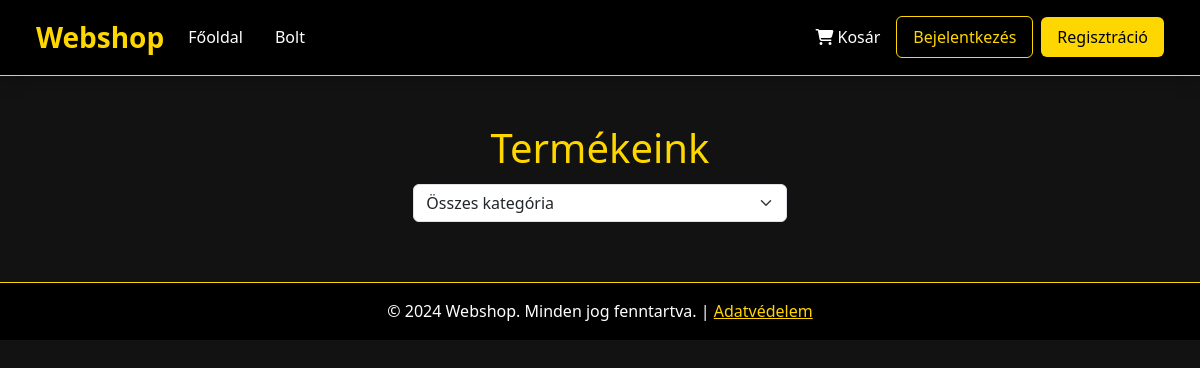
Page /front/shop.php on the earlier database version.
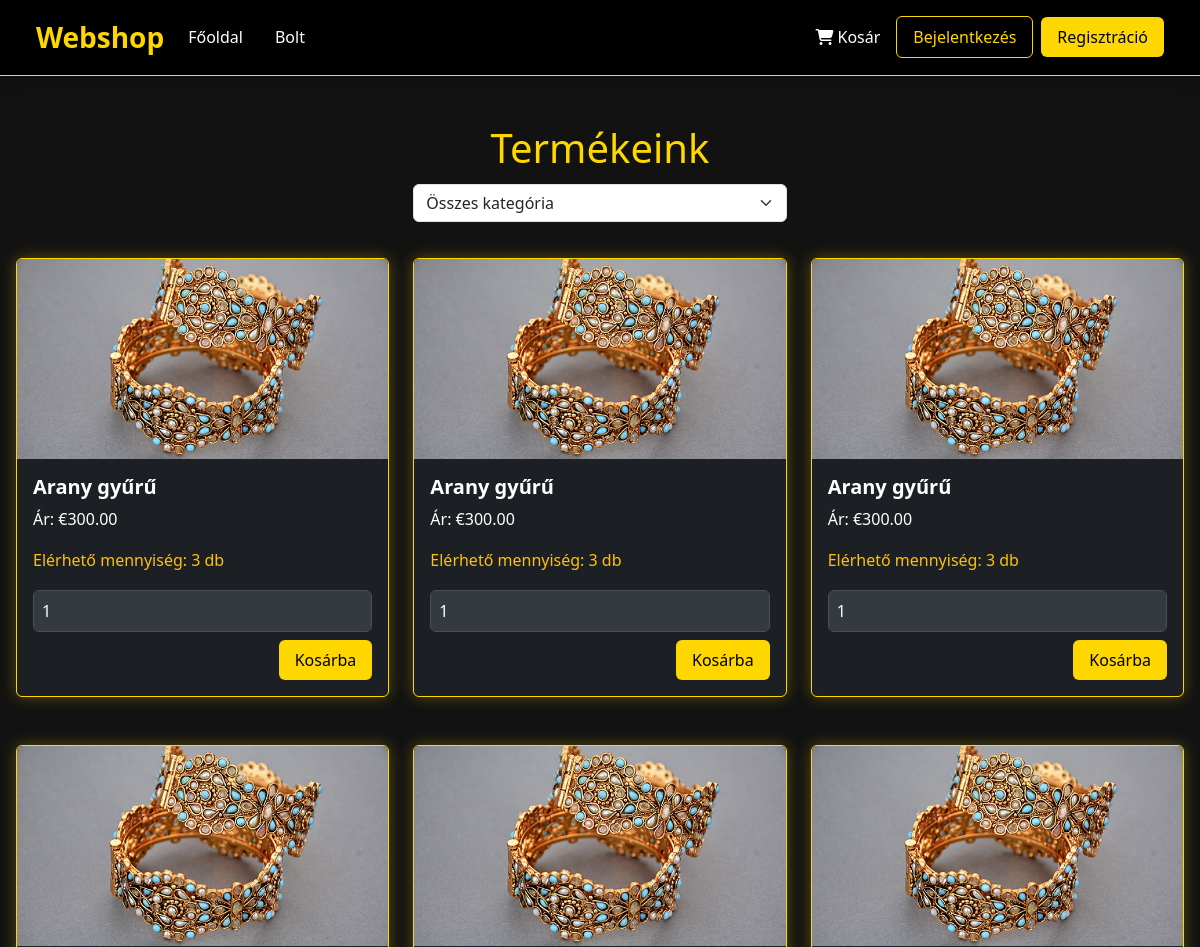
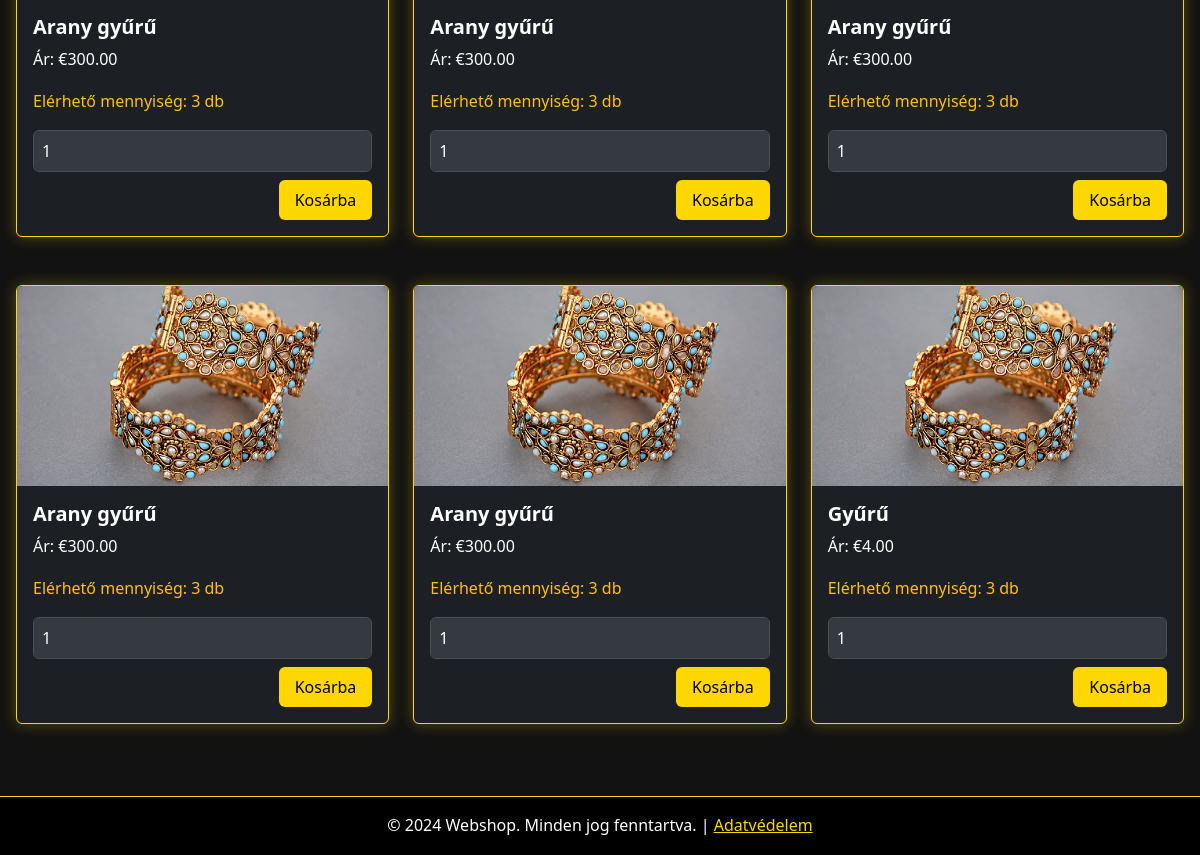
Same page on the later database version (2 pictures, top to bottom).
### tables this page shows
CREATE TABLE `product` (
  `id` bigint(20) UNSIGNED NOT NULL,
  `name` varchar(255) DEFAULT NULL,
  `price` decimal(10,2) DEFAULT NULL,
  `quantity` int(11) NOT NULL,
  `category` varchar(64) DEFAULT NULL,
  `img_path` varchar(255) DEFAULT NULL
);

### backend/manage_shop.php (called while the page is built, shortened)
<?php
require_once '../backend/modell/webshop.php';
$category_id = isset($_GET['category_id']) && $_GET['category_id'] !== ''
    ? intval($_GET['category_id'])
    : null;
if ($category_id) {
    $stmt = $pdo->prepare("
        SELECT p.*, c.name AS category_name
        FROM product p
        LEFT JOIN categories c ON p.category_id = c.id
        WHERE p.category_id = :category_id
    ");
    $stmt->execute(['category_id' => $category_id]);
} else {
    $stmt = $pdo->query("
        SELECT p.*, c.name AS category_name
        FROM product p
        LEFT JOIN categories c ON p.category_id = c.id
    ");
}
$products = $stmt->fetchAll(PDO::FETCH_ASSOC);
?>

### front/shop.php (the view, shortened to what this page needs)
<?php
include_once "../backend/manage_shop.php";
?>
<!DOCTYPE html>
<html lang="hu">
<head>
    <link href="https://cdn.jsdelivr.net/npm/bootstrap@5.3.0-alpha3/dist/css/bootstrap.min.css" rel="stylesheet">
    <link href="https://cdnjs.cloudflare.com/ajax/libs/bootstrap-icons/1.10.5/font/bootstrap-icons.min.css" rel="stylesheet">
    <link rel="stylesheet" href="shop.css">
    <link rel="stylesheet" href="index.css">
</head>
<body style="background-color: #121212; color: #fff;">
<nav class="navbar navbar-expand-lg navbar-dark bg-black border-bottom border-gold shadow">
    <div class="container">
        <a class="navbar-brand text-gold" href="../front/index.php">Webshop</a>
        <div class="collapse navbar-collapse" id="navbarNav">
            <ul class="navbar-nav me-auto">
                <li class="nav-item"><a class="nav-link" href="../front/index.php">Főoldal</a></li>
                <li class="nav-item"><a class="nav-link" href="../front/shop.php">Bolt</a></li>
            </ul>
            <div class="d-flex align-items-center">
                <a href="../front/cart.php" class="d-flex align-items-center me-3 text-decoration-none text-gold">
                    <i class="fas fa-shopping-cart text-white me-1"></i>
                    <span class="text-white">Kosár</span>
                </a>
                <?php if (isset($_SESSION['user_id'])): ?>
                    <a href="../backend/logout.php" class="btn btn-outline-gold me-2">Kijelentkezés</a>
                <?php else: ?>
                    <a href="../front/logIn.php" class="btn btn-outline-gold me-2">Bejelentkezés</a>
                    <a href="../front/register.php" class="btn btn-gold">Regisztráció</a>
                <?php endif; ?>
            </div>
        </div>
    </div>
</nav>
<section class="py-5">
    <div class="container">
        <h1 class="text-center mb-4 text-gold">Termékeink</h1>
        <div class="row">
            <form method="GET" class="mb-4">
                <div class="row">
                    <div class="col-md-4 mx-auto">
                        <select name="category_id" class="form-select" onchange="this.form.submit()">
                            <option value="">Összes kategória</option>
                        </select>
                    </div>
                </div>
            </form>
            <?php foreach ($products as $product): ?>
                <div class="col-md-4 mb-4">
                    <div class="card">
                        <img src="<?= htmlspecialchars($product['img_path']) ?>" class="card-img-top" alt="<?= htmlspecialchars($product['name']) ?>">
                        <div class="card-body">
                            <h5 class="card-title"><?= htmlspecialchars($product['name']) ?></h5>
                            <p class="card-text">Ár: €<?= number_format($product['price'], 2) ?></p>
                            <?php if ($product['quantity'] > 0): ?>
                                <p class="text-warning">Elérhető mennyiség: <?= $product['quantity'] ?> db</p>
                                <form method="POST" action="">
                                    <input type="number" name="quantity" value="1" min="1" max="<?= $product['quantity'] ?>" class="form-control mb-2">
                                    <button type="submit" name="add_to_cart" class="btn btn-gold">Kosárba</button>
                                </form>
                            <?php else: ?>
                                <p class="text-danger">Jelenleg nem elérhető</p>
                            <?php endif; ?>
                        </div>
                    </div>
                </div>
            <?php endforeach; ?>
        </div>
    </div>
</section>
<footer class="py-3 bg-black text-center border-top border-gold">
    <p class="mb-0">&copy; 2024 Webshop. Minden jog fenntartva. | <a href="#" class="text-gold">Adatvédelem</a></p>
</footer>
</body>
</html>

Differences in the rows shown:
added product: img_path (picture), name "Arany gyűrű", price "300.00", quantity "3"
added product: img_path (picture), name "Arany gyűrű", price "300.00", quantity "3"
added product: img_path (picture), name "Arany gyűrű", price "300.00", quantity "3"
added product: img_path (picture), name "Arany gyűrű", price "300.00", quantity "3"
added product: img_path (picture), name "Arany gyűrű", price "300.00", quantity "3"
added product: img_path (picture), name "Arany gyűrű", price "300.00", quantity "3"
added product: img_path (picture), name "Arany gyűrű", price "300.00", quantity "3"
added product: img_path (picture), name "Arany gyűrű", price "300.00", quantity "3"
added product: img_path (picture), name "Gyűrű", price "4.00", quantity "3"
